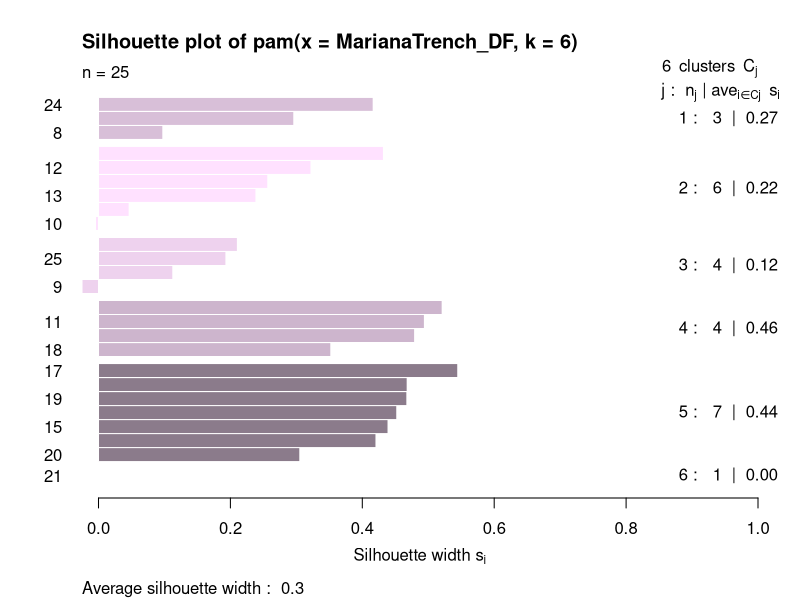

This chart was generated by the following R code:
# шаг-1. вчитываем таблицу. делаем из нее датафрейм.
MarianaTrench_DF <- read.csv("Morphology.csv", header=TRUE, sep = ",")
MarianaTrench_DF <- na.omit(MarianaTrench_DF) 
row.has.na <- apply(MarianaTrench_DF, 1, function(x){any(is.na(x))}) 
sum(row.has.na) 
head(MarianaTrench_DF)

# шаг-2. делаем график "силуэт" библиотекой cluster
library(cluster)
pr5 <- pam(MarianaTrench_DF, 6)
str(si <- silhouette(pr5))
#plot(si, col = c("lavender", "lightgoldenrod1", "darkseagreen1", "orchid1", "skyblue1", "lightslateblue"))
#plot(si, col = c("aquamarine", "aquamarine1", "aquamarine2", "aquamarine3", "aquamarine4", "aquamarine4"))
plot(si, col = c("thistle", "thistle1", "thistle2", "thistle3", "thistle4", "slategray4"))
